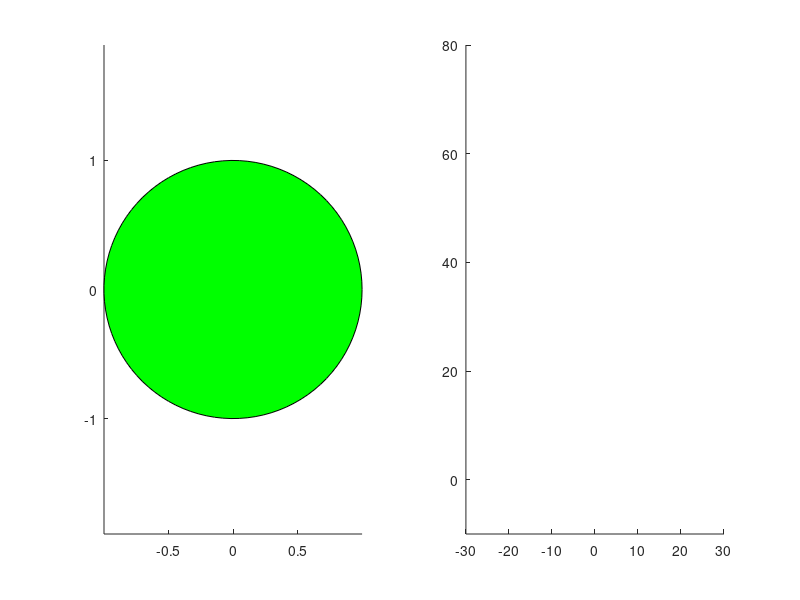

MATLAB code to generate this figure: (Note: this script raises an error after producing the figure.)
close all;
load('IIHS_12MPH_workspace_data.mat');

numObjects = length(simulationData);
allObjectData = cell(numObjects,1);
allClusterData = cell(numObjects,1);

figure;
subplot(1,2,1);
axis equal;
hold on;
theta = linspace(0, 2*pi, 100);
x = cos(theta);
y = sin(theta);
h = fill(x, y, 'g');
hold off;

subplot(1,2,2);
scenarioAxes = gca;
hold on
axis manual
axis([-30 30 -10 80]);

%% Convert objectDetections to usable data
for i = 1:numObjects
    allObjectData{i} = getObjectData(simulationData(i).ObjectDetections);
    allClusterData{i} = [-allObjectData{i}(:,2), allObjectData{i}(:,1)];
end

%% Create clusteringDBSCAN plot
clustererHandle = clusterDBSCAN('EpsilonSource','Property','Epsilon',4,'MinNumPoints',3,'EnableDisambiguation',false);
clusterIndex = clustererHandle(allClusterData{1});
plot(clustererHandle,allClusterData{1},clusterIndex,'Parent',scenarioAxes);
axis([-30 30 -10 80]);
hold on;

pause(1);

%% Advance clustering plot

threatColor = 'green';
for i = 1:numObjects
    clusterIndex = clustererHandle(allClusterData{i});
    plot(clustererHandle,allClusterData{i},clusterIndex,'Parent',scenarioAxes);
    axis([-30 30 0 80]);

    % For each cluster
    clusterLabels = unique(clusterIndex);

    % Remove previous rectangles
    oldRectangles = findobj('Parent',scenarioAxes,'Type', 'rectangle');
    delete(oldRectangles);

    for j = 1:length(clusterLabels)
        % Get the data points for the current cluster
        currentClusterData = allClusterData{i}(clusterIndex == clusterLabels(j), :);

        % Calculate the minimum and maximum x and y coordinates
        minX = min(currentClusterData(:,1));
        maxX = max(currentClusterData(:,1));
        minY = min(currentClusterData(:,2));
        maxY = max(currentClusterData(:,2));

        % Draw a rectangle around the current cluster in the overlaying axes
        rectangle('Parent', scenarioAxes, 'Position',[minX minY maxX-minX maxY-minY],'EdgeColor','r');

        if (clusterLabels(j) == 1)
            threatColor = 'green';
            avgXPos = (maxX-minX)/2;
            if (avgXPos > -3 && avgXPos < 3)
                relSpeed = mean(allObjectData{i}(clusterIndex == 1, 3));
                if (relSpeed < -0.02)
                    %yellow
                    threatColor = 'yellow';
                    d = abs(relSpeed) * 1.2 + (relSpeed*relSpeed) / (2*0.4*9.8);
                    if (minY < d)
                        %warn
                        
                        threatColor = 'red';
                    end
                end
            end
        end
        set(h, 'FaceColor', threatColor);
        pause(0.05);
    end
end
%% Get other functions
function [objectData] = getObjectData(objectDetections)
    % Get number of objects detected for array length
    numDetections = length(objectDetections);

    % Initialize an array of zeros to hold x,y,vx,vy
    objectData = zeros(numDetections,4);

    % Grab values and store in objectData
    % objectData is formated where (i, 1) = x,
    % (i, 2) = y, (i, 3) = vx, and (i, 4) = vy
    for j = 1:numDetections
        objectData(j, :) = [objectDetections{j,1}.Measurement(1);
            objectDetections{j,1}.Measurement(2);
            objectDetections{j,1}.Measurement(4);
            objectDetections{j,1}.Measurement(5)];
    end
end
